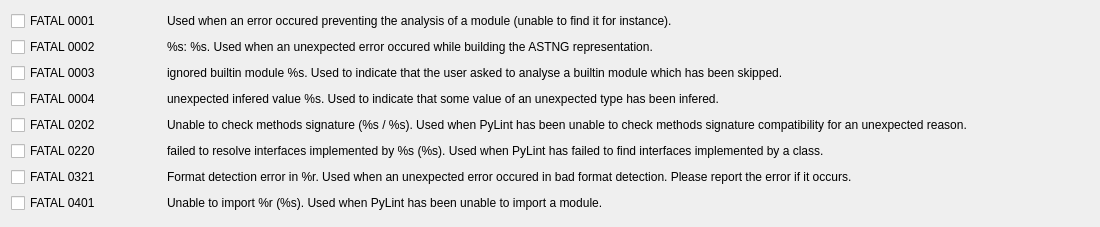
                   <widget class="QWidget" name="scrollAreaWidgetContents_17">
                    <property name="geometry">
                     <rect>
                      <x>0</x>
                      <y>0</y>
                      <width>1100</width>
                      <height>227</height>
                     </rect>
                    </property>
                    <layout class="QHBoxLayout" name="horizontalLayout_25">
                     <item>
                      <layout class="QVBoxLayout" name="verticalLayout_47" stretch="0,1">
                       <item>
                        <layout class="QGridLayout" name="gridLayout_PYLINT_FATALS" columnstretch="0,1" columnminimumwidth="150,0">
                         <item row="3" column="0">
                          <widget class="QCheckBox" name="PYLINT_FATAL_0004">
                           <property name="text">
                            <string>FATAL 0004</string>
                           </property>
                          </widget>
                         </item>
                         <item row="3" column="1">
                          <widget class="QLabel" name="PYLINT_FATAL_0004_LABEL">
                           <property name="text">
                            <string>unexpected infered value %s. Used to indicate that some value of an unexpected type has been infered.</string>
                           </property>
                          </widget>
                         </item>
                         <item row="0" column="0">
                          <widget class="QCheckBox" name="PYLINT_FATAL_0001">
                           <property name="text">
                            <string>FATAL 0001</string>
                           </property>
                          </widget>
                         </item>
                         <item row="1" column="0">
                          <widget class="QCheckBox" name="PYLINT_FATAL_0002">
                           <property name="text">
                            <string>FATAL 0002</string>
                           </property>
                          </widget>
                         </item>
                         <item row="2" column="0">
                          <widget class="QCheckBox" name="PYLINT_FATAL_0003">
                           <property name="text">
                            <string>FATAL 0003</string>
                           </property>
                          </widget>
                         </item>
                         <item row="0" column="1">
                          <widget class="QLabel" name="PYLINT_FATAL_0001_LABEL">
                           <property name="text">
                            <string>Used when an error occured preventing the analysis of a module (unable to find it for instance).</string>
                           </property>
                          </widget>
                         </item>
                         <item row="2" column="1">
                          <widget class="QLabel" name="PYLINT_FATAL_0003_LABEL">
                           <property name="text">
                            <string>ignored builtin module %s. Used to indicate that the user asked to analyse a builtin module which has been skipped.</string>
                           </property>
                          </widget>
                         </item>
                         <item row="1" column="1">
                          <widget class="QLabel" name="PYLINT_FATAL_0002_LABEL">
                           <property name="text">
                            <string>%s: %s. Used when an unexpected error occured while building the ASTNG representation.</string>
                           </property>
                          </widget>
                         </item>
                         <item row="5" column="0">
                          <widget class="QCheckBox" name="PYLINT_FATAL_0220">
                           <property name="text">
                            <string>FATAL 0220</string>
                           </property>
                          </widget>
                         </item>
                         <item row="4" column="0">
                          <widget class="QCheckBox" name="PYLINT_FATAL_0202">
                           <property name="text">
                            <string>FATAL 0202</string>
                           </property>
                          </widget>
                         </item>
                         <item row="7" column="0">
                          <widget class="QCheckBox" name="PYLINT_FATAL_0401">
                           <property name="text">
                            <string>FATAL 0401</string>
                           </property>
                          </widget>
                         </item>
                         <item row="6" column="0">
                          <widget class="QCheckBox" name="PYLINT_FATAL_0321">
                           <property name="text">
                            <string>FATAL 0321</string>
                           </property>
                          </widget>
                         </item>
                         <item row="4" column="1">
                          <widget class="QLabel" name="PYLINT_FATAL_0202_LABEL">
                           <property name="text">
                            <string>Unable to check methods signature (%s / %s). Used when PyLint has been unable to check methods signature compatibility for an unexpected reason.</string>
                           </property>
                          </widget>
                         </item>
                         <item row="5" column="1">
                          <widget class="QLabel" name="PYLINT_FATAL_0220_LABEL">
                           <property name="text">
                            <string>failed to resolve interfaces implemented by %s (%s). Used when PyLint has failed to find interfaces implemented by a class.</string>
                           </property>
                          </widget>
                         </item>
                         <item row="6" column="1">
                          <widget class="QLabel" name="PYLINT_FATAL_0321_LABEL">
                           <property name="text">
                            <string>Format detection error in %r. Used when an unexpected error occured in bad format detection. Please report the error if it occurs.</string>
                           </property>
                          </widget>
                         </item>
                         <item row="7" column="1">
                          <widget class="QLabel" name="PYLINT_FATAL_0401_LABEL">
                           <property name="text">
                            <string>Unable to import %r (%s). Used when PyLint has been unable to import a module.</string>
                           </property>
                          </widget>
                         </item>
                        </layout>
                       </item>
                       <item>
                        <spacer name="verticalSpacer_32">
                         <property name="orientation">
                          <enum>Qt::Vertical</enum>
                         </property>
                         <property name="sizeHint" stdset="0">
                          <size>
                           <width>20</width>
                           <height>40</height>
                          </size>
                         </property>
                        </spacer>
                       </item>
                      </layout>
                     </item>
                    </layout>
                   </widget>
